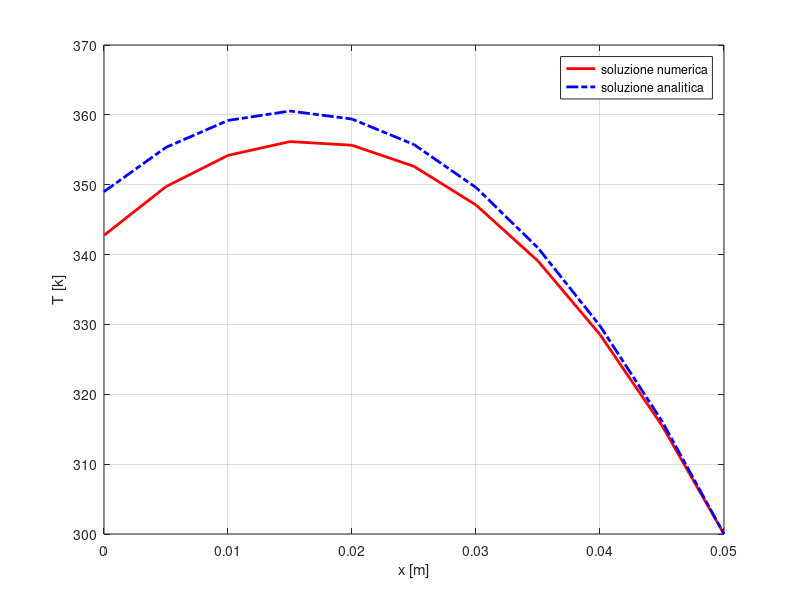

Write the MATLAB code that produced this figure.
clc; clear; close all; 

%% dati
delta = 50e-3; %m
kk = 5; %W/mK
qqq = 5e5; %W/m^3
T0 = 300; %K
Tf = 273; %K
hh = 100; %W/m^2K

%% griglia
dx = 5e-3; %m
xx = 0:dx:delta;
nn = length(xx);

%% AA
s_diag = ones(nn,1);
c_diag = -2*ones(nn,1);
i_diag = ones(nn,1);

AA = spdiags([s_diag c_diag i_diag], -1:1, nn, nn);

%% bb
bb = qqq/-kk*ones(nn,1)*dx^2;

%% coco
AA(1,1) = -1+hh/-kk*dx; AA(1,2) = 1; bb(1) = hh/-kk*Tf*dx; % robin
AA(end, end-1) = 0; AA(end,end) = 1; bb(end) = T0; % dirichlet

%% TT
TT = AA\bb;

%% analitica
C1 = ((T0-Tf)/delta+qqq*delta/2/kk)/(1+kk/hh/delta);
C2 = kk*C1/hh+Tf;
Tan = @(x) qqq/-kk*x.^2/2 +C1*x+C2;

plot(xx,TT, 'r-', 'linewidth', 2)
hold on
plot(xx,Tan(xx), 'b-.', 'linewidth', 2)
grid on
legend('soluzione numerica', 'soluzione analitica')
xlabel('x [m]')
ylabel('T [k]') 
